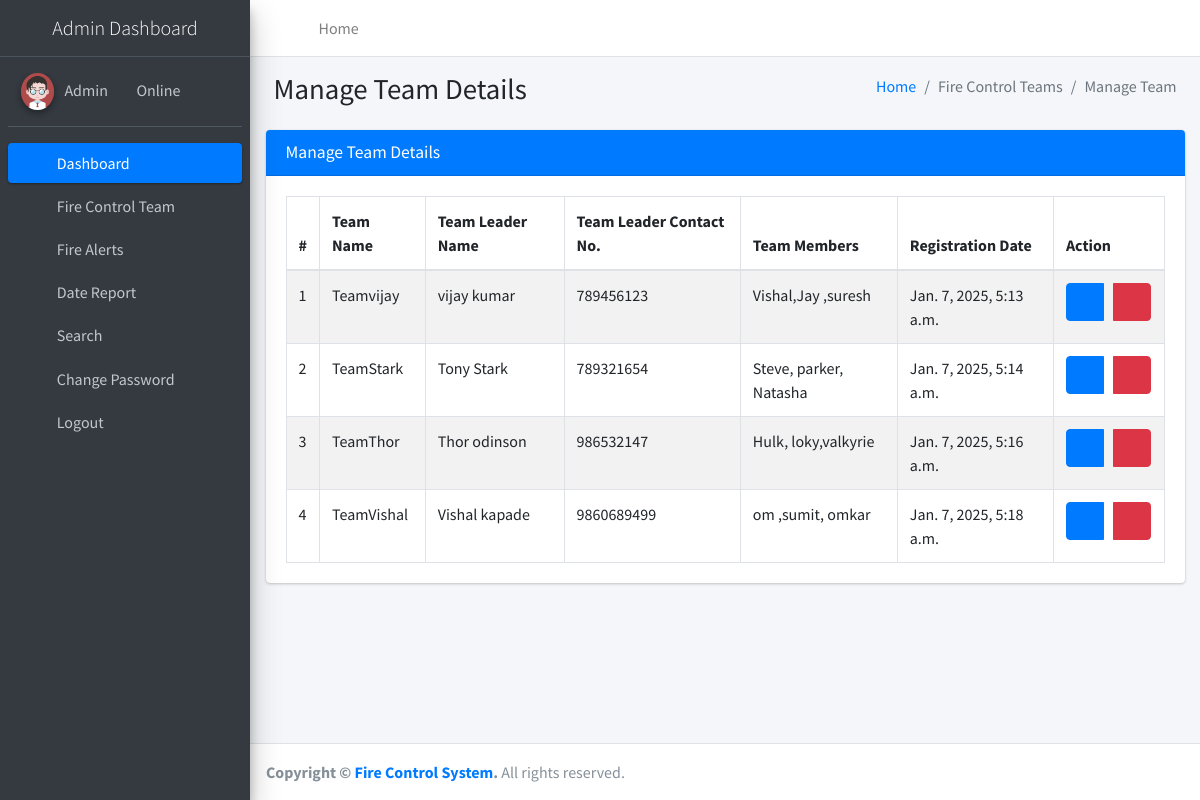
The app's page /manageTeam (signed in) with its own data.
### firereport/models.py (models this page shows, shortened)
class Teams(models.Model):
    teamName = models.CharField(max_length=200, null=True)
    teamLeaderName = models.CharField(max_length=250, null=True)
    teamLeadMobno = models.CharField(max_length=15, null=True)
    teamMembers = models.CharField(max_length=300, null=True)
    postingDate = models.DateTimeField(auto_now_add=True)

### firereport/views.py (the view)
# urls.py: path('manageTeam', manageTeam, name='manageTeam'),
def manageTeam(request):
    if not request.user.is_authenticated:
        return redirect('admin_login')
    teams = Teams.objects.all()
    return render(request, 'admin/manageTeam.html', locals())

### firereport/templates/admin/manageTeam.html
{% extends 'adminNavbar.html' %}
{% block main %}
{% load static %}
<section class="content">
    <div class="content-header">
        <div class="container-fluid">
            <div class="row mb-2">
                <div class="col-sm-6">
                    <h1 class="m-0">Manage Team Details</h1>
                </div>
                <div class="col-sm-6">
                    <ol class="breadcrumb float-sm-right">
                        <li class="breadcrumb-item"><a href="{% url 'dashboard' %}">Home</a></li>
                        <li class="breadcrumb-item active">Fire Control Teams</li>
                        <li class="breadcrumb-item active">Manage Team</li>
                    </ol>
                </div>
            </div>
        </div>
    </div>
    <div class="container-fluid">
        <div class="row">
            <div class="col-md-12">
                <div class="card card-primary">
                    <div class="card-header">
                        <h3 class="card-title">Manage Team Details</h3>
                    </div>
                    <div class="card-body">
                        <table id="example1" class="table table-bordered table-striped">
                            <thead>
                            <tr>
                                <th>#</th>
                                <th>Team Name</th>
                                <th>Team Leader Name</th>
                                <th>Team Leader Contact No.</th>
                                <th>Team Members</th>
                                <th>Registration Date</th>
                                <th>Action</th>
                            </tr>
                            </thead>
                            <tbody>
                            {% for i in teams %}
                            <tr>
                                <td>{{forloop.counter}}</td>
                                <td>{{i.teamName}}</td>
                                <td>{{i.teamLeaderName}}</td>
                                <td>{{i.teamLeadMobno}}</td>
                                <td>{{i.teamMembers}}</td>
                                <td>{{i.postingDate}}</td>
                                <td>
                                    <div class="btn-group">
                                        <a class="btn btn-primary" href="{% url 'editTeam' i.id %}"><i class="fa fa-edit"></i></a> &nbsp;&nbsp;&nbsp;
                                        <a class="btn btn-danger" onclick="return confirm('Are you sure to Delete ?')" href="{% url 'deleteTeam' i.id %}"><i
                                            class="fa fa-trash-alt"></i></a>
                                    </div>
                                </td>
                            </tr>
                            {% endfor %}
                            </tbody>
                        </table>
                    </div>
                </div>
            </div>
        </div>
    </div>
</section>
{% endblock %}

### records on screen
Teams: teamName "Teamvijay", teamLeaderName "vijay kumar", teamLeadMobno "789456123", teamMembers "Vishal,Jay ,suresh", postingDate "Jan. 7, 2025, 5:13 a.m."
Teams: teamName "TeamStark", teamLeaderName "Tony Stark", teamLeadMobno "789321654", teamMembers "Steve, parker, Natasha", postingDate "Jan. 7, 2025, 5:14 a.m."
Teams: teamName "TeamThor", teamLeaderName "Thor odinson", teamLeadMobno "986532147", teamMembers "Hulk, loky,valkyrie", postingDate "Jan. 7, 2025, 5:16 a.m."
Teams: teamName "TeamVishal", teamLeaderName "Vishal kapade", teamLeadMobno "9860689499", teamMembers "om ,sumit, omkar", postingDate "Jan. 7, 2025, 5:18 a.m."
